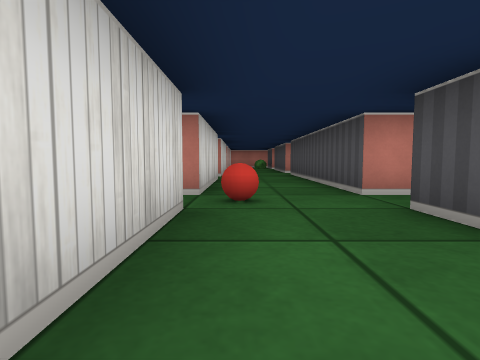
[1] (above)

24 first-person views from a walk through a cub3D level. The camera is about half as high as the walls, tilts 4° down and sees 80° across. The floor is counted in squares. Each view is taken from the middle of a square. On the plan, view 1 faces up. The plan holds only what a view shows up to about 9 squares ahead; the rest is blank.

[2]
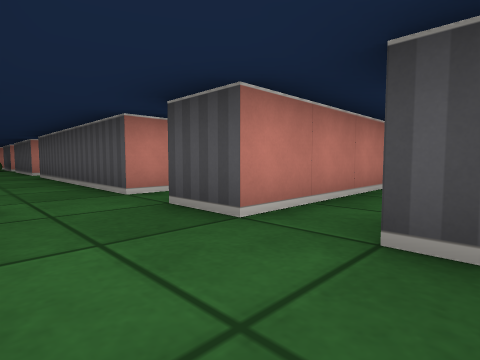

[3]
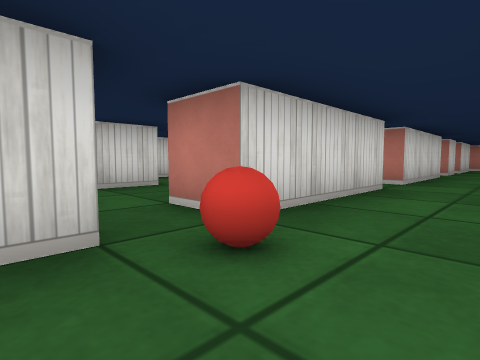

[4]
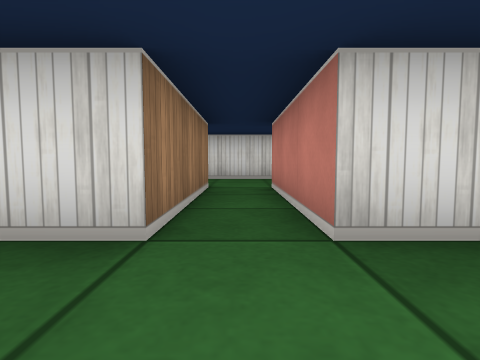

[5]
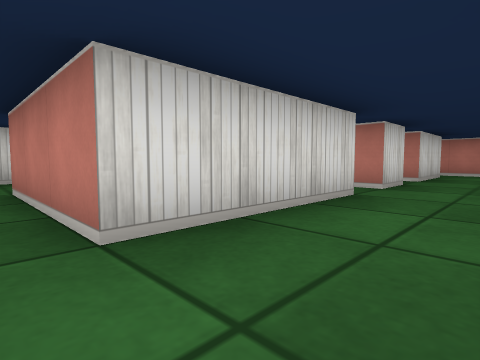

[6]
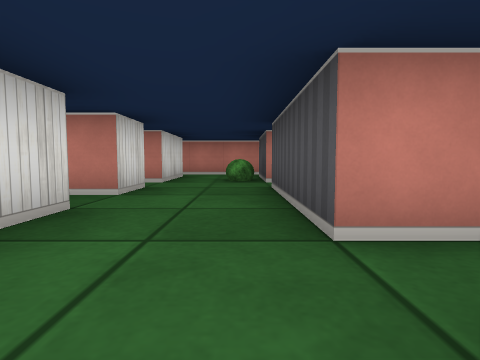

[7]
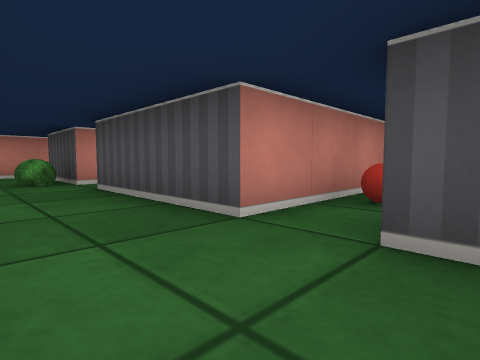

[8]
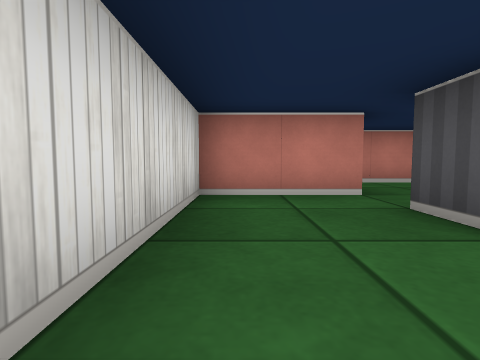

[9]
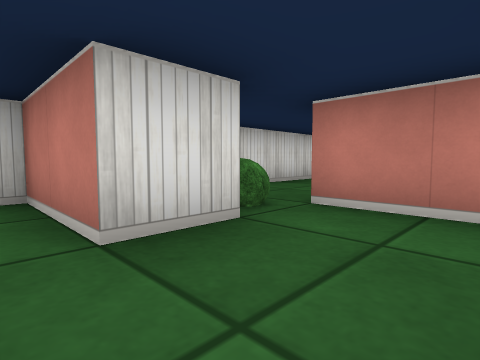

[10]
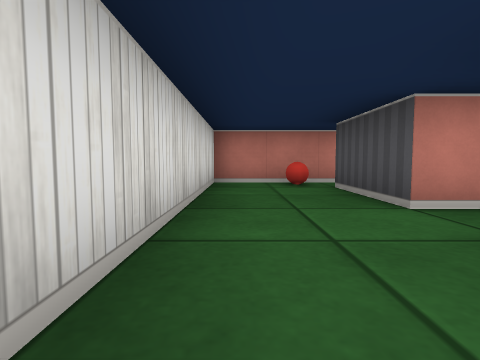

[11]
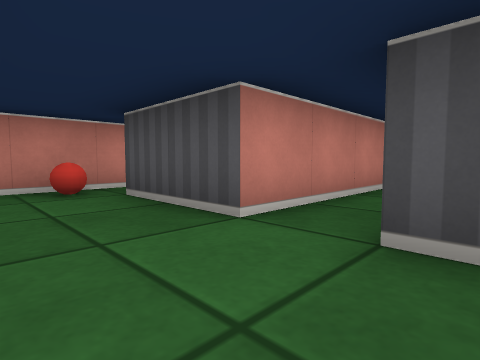

[12]
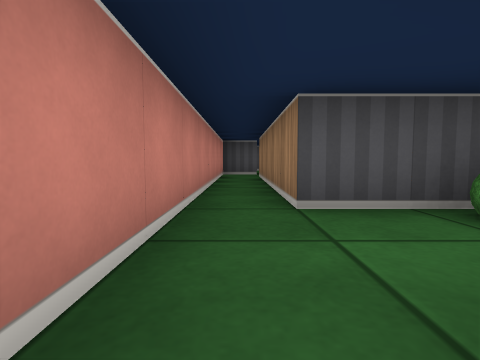

[13]
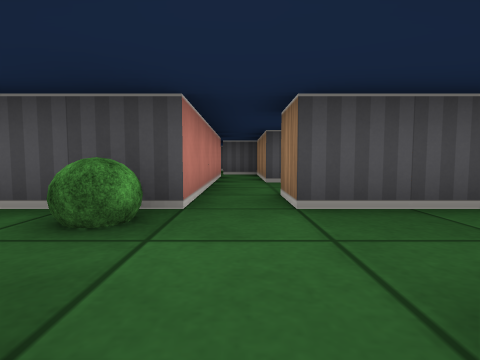

[14]
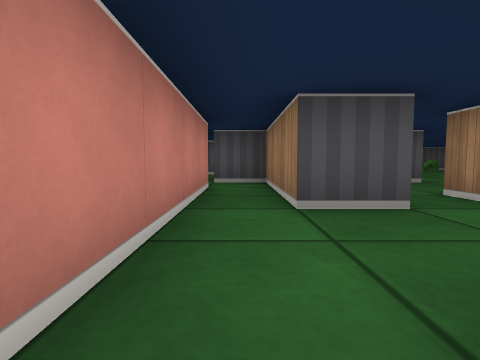

[15]
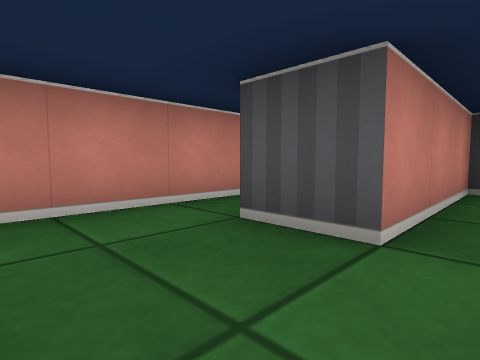

[16]
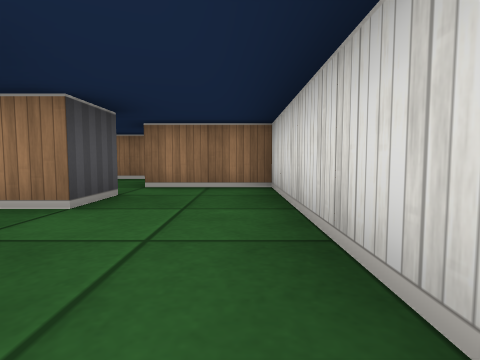

[17]
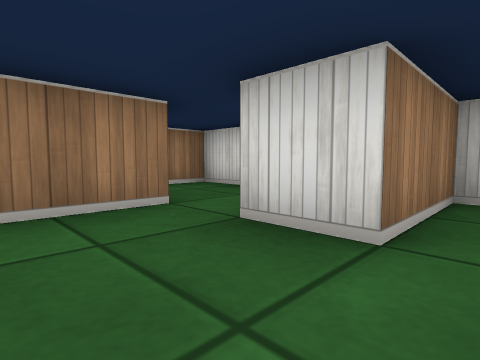

[18]
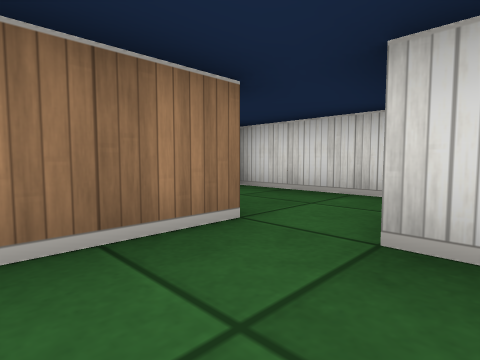

[19]
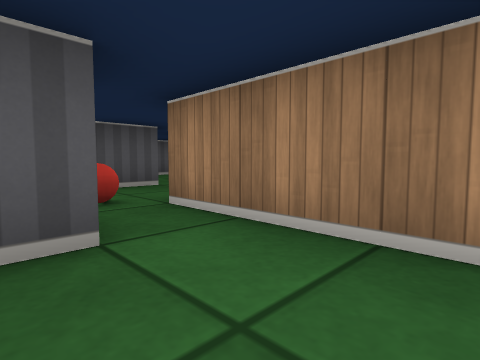

[20]
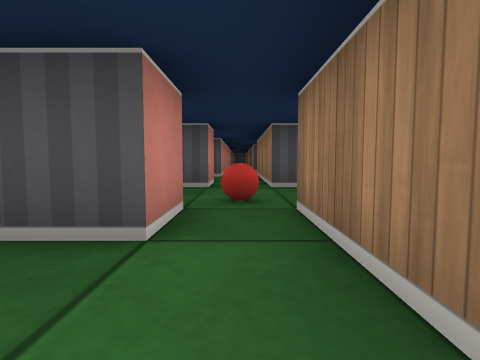

[21]
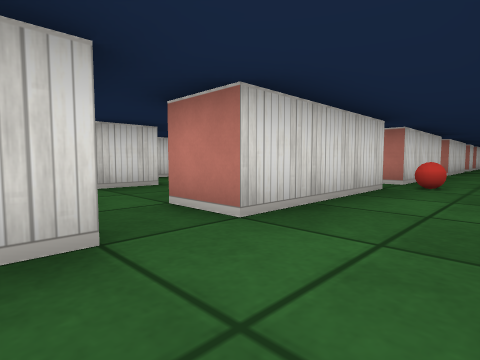

[22]
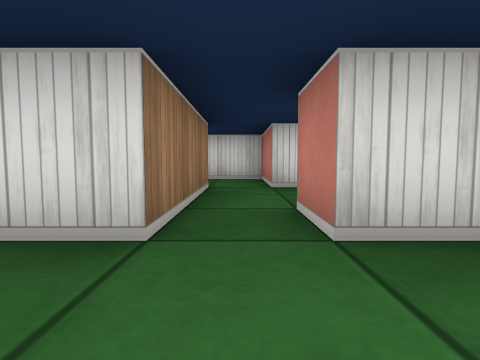

[23]
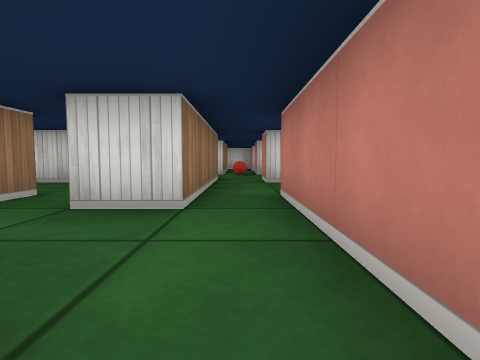

[24]
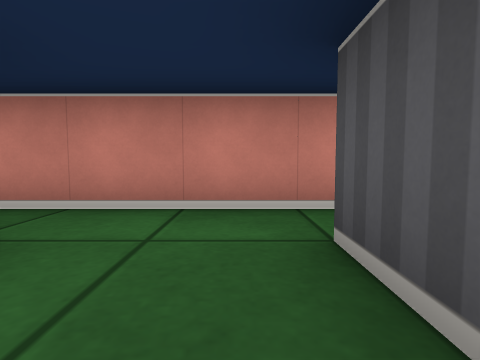

### Floor plan
Key: @ floor where view 1 was taken; # wall or solid block; . floor; B ball; U bush.
Columns run from 6 left of view 1 to 8 right of it. Each row starts with its distance up from view 1.
 17 ###############
 16 #.B. .........#
 15 #. ###..#####
 14 #..###.U#####
 13 #.............#
 12 #..###..#..####
 11 #.U ....#.....#
 10 ###..#..####..#
  9 #....#...B   ..
  8 #..###..#
  7 #.......#
  6 #..###..#
  5 #....#..#
  4 ###..#..#.#####
  3 #....#B........
  2 #..####.####..#
  1 #..  #........
  0 ###..#@.#..#
 -1 #.......#.
 -2 #. ###..

Where each view was taken, in squares from view 1:
view 1: 0 up, 0 right, facing up
view 2: 0 up, 0 right, facing up-right
view 3: 2 up, 1 right, facing up-left
view 4: 7 up, 1 right, facing left
view 5: 7 up, 1 right, facing up-left
view 6: 8 up, 1 right, facing up
view 7: 8 up, 0 right, facing up-right
view 8: 6 up, 5 left, facing up
view 9: 9 up, 2 left, facing up-left
view 10: 11 up, 5 left, facing up
view 11: 12 up, 5 left, facing up-right
view 12: 16 up, 1 left, facing right
view 13: 13 up, 1 left, facing right
view 14: 13 up, 2 right, facing right
view 15: 11 up, 3 right, facing up-right
view 16: 9 up, 5 left, facing down
view 17: 5 up, 2 left, facing down-left
view 18: 4 up, 2 left, facing down-left
view 19: 4 up, 3 left, facing down-right
view 20: 3 up, 3 left, facing right
view 21: 2 down, 1 right, facing up-left
view 22: 1 down, 1 right, facing left
view 23: 3 up, 8 right, facing left
view 24: 1 up, 7 right, facing up
